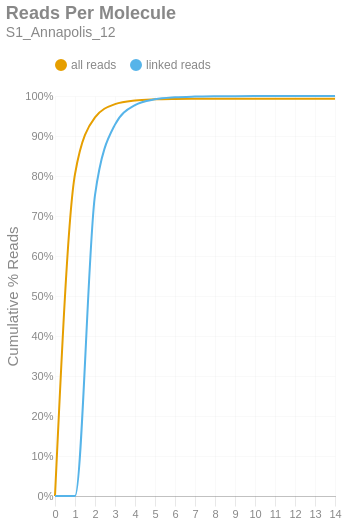

Here is the notebook cell this chart was saved with:
### Markdown cell above
### Reads per Molecule
This chart shows the cumulative distribution of the number of reads per linked molecule. That is, how many alignments are associated with a unique molecule. This excludes the number of reads associated with invalid or absent linked-read barcodes. The `linked` histogram is the percentages recalculated when disregarding singletons.

### Code cell
if SKIPLR:
    print_html(f"Skipped")
else:
    counts = np.bincount(valids['reads'].cast(pl.Int64).to_numpy())
    weighted = counts * np.arange(len(counts))
    all_perc = weighted / n_reads
    linked_perc = weighted / n_linked_reads
    linked_perc[1] = 0
    binned_df = pl.DataFrame({
        'readsper': list(range(len(counts))),
        'all reads (cumsum)': np.cumsum(all_perc).tolist(),
        'linked reads (cumsum)': np.cumsum(linked_perc).tolist(),
    })

    with SafeRender(binned_df):
        (
            density_plot(binned_df, 'Reads Per Molecule', samplename, 'readspmol')
            .encode(
                x=alt.X('readsper:O', title=None).axis(labelAngle=0).scale(padding=0),
                y=alt.Y('value:Q', title='Cumulative % Reads').axis(format='%').stack(False),
                color=alt.Color("key:N").scale(domain=["all reads", "linked reads"]),
                tooltip=[
                    alt.Tooltip("key:N", title="Data Type"),
                    alt.Tooltip("readsper:O", title="Reads Per Molecule"),
                    alt.Tooltip("value:Q", format=".2%", title="% Reads (Cum.)")
                ]            
            )
        ).display()

### Figure 1 — Vega-Lite specification as saved in the notebook (floating-point values rounded to 4 significant figures)
{"width": "container", "height": 400, "config": {"title": {"anchor": "start", "dy": -15, "fontSize": 18, "color": "#888888", "subtitleColor": "#888888", "subtitleFontSize": 14}, "arc": {"fill": "#0072B2"}, "axis": {"domainColor": "#888888", "domainWidth": 0.5, "gridWidth": 0.2, "grid": false, "titleFontWeight": 400, "titleFontSize": 15, "labelFontSize": 11, "labelColor": "#888888", "tickColor": "#888888", "tickWidth": 0.2, "titleColor": "#888888"}, "axisBand": {"grid": false}, "axisX": {"grid": true, "tickSize": 10, "domainCap": "round"}, "axisY": {"domain": false, "grid": true, "tickSize": 0, "domainCap": "round"}, "background": "transparent", "header": {"labelFontSize": 15, "labelColor": "#888888", "titleFontSize": 15, "titleFontWeight": 600, "titleColor": "#888888"}, "legend": {"labelFont": "sans-serif", "labelFontSize": 12, "labelColor": "#888888", "symbolSize": 100, "symbolType": "circle", "titleFontSize": 12, "titlePadding": 10, "titleColor": "#888888", "title": null, "orient": "top"}, "range": {"category": ["#E69F00", "#56B4E9", "#009E73", "#F0E442", "#0072B2", "#D55E00", "#CC79A7", "#000000"], "diverging": ["#cfe8f3", "#a2d4ec", "#73bfe2", "#46abdb", "#1696d2", "#12719e"]}, "area": {"fill": "#0072B2", "fillOpacity": 0.7, "line": true, "strokeOpacity": 0.7}, "line": {"color": "#0072B2", "stroke": "#0072B2", "strokeWidth": 2}, "trail": {"color": "#0072B2", "stroke": "#0072B2", "strokeWidth": 0, "size": 1}, "point": {"filled": true, "fillOpacity": 1.0, "size": 95}, "text": {"color": "#888888", "fontSize": 11, "align": "right", "fontWeight": 400, "size": 11}, "bar": {"fill": "#0072B2", "stroke": null}, "view": {"stroke": null, "continuousWidth": 660, "continuousHeight": 400}}, "data": {"name": "data-28e66f6bf94fdf82583e43a2c90c6db9"}, "mark": {"type": "line", "interpolate": "monotone", "point": {"opacity": 0, "size": 275}}, "encoding": {"color": {"field": "key", "scale": {"domain": ["all reads", "linked reads"]}, "type": "nominal"}, "tooltip": [{"field": "key", "title": "Data Type", "type": "nominal"}, {"field": "readsper", "title": "Reads Per Molecule", "type": "ordinal"}, {"field": "value", "format": ".2%", "title": "% Reads (Cum.)", "type": "quantitative"}], "x": {"axis": {"labelAngle": 0}, "field": "readsper", "scale": {"padding": 0}, "title": null, "type": "ordinal"}, "y": {"axis": {"format": "%"}, "field": "value", "stack": false, "title": "Cumulative % Reads", "type": "quantitative"}}, "params": [{"name": "param_c36ac31b6afebe62", "select": {"type": "point", "fields": ["key"]}, "bind": "legend"}], "title": {"text": "Reads Per Molecule", "subtitle": "S1_Annapolis_12"}, "transform": [{"fold": ["all reads (cumsum)", "linked reads (cumsum)"]}, {"calculate": "replace(datum.key, ' (cumsum)', '')", "as": "key"}, {"filter": {"param": "param_c36ac31b6afebe62"}}], "usermeta": {"embedOptions": {"downloadFileName": "S1_Annapolis_12.readspmol"}}, "$schema": "https://vega.github.io/schema/vega-lite/v6.1.0.json", "datasets": {"data-28e66f6bf94fdf82583e43a2c90c6db9": [{"readsper": 0, "all reads (cumsum)": 0.0, "linked reads (cumsum)": 0.0}, {"readsper": 1, "all reads (cumsum)": 0.8047, "linked reads (cumsum)": 0.0}, {"readsper": 2, "all reads (cumsum)": 0.9465, "linked reads (cumsum)": 0.7523}, {"readsper": 3, "all reads (cumsum)": 0.9797, "linked reads (cumsum)": 0.9285}, {"readsper": 4, "all reads (cumsum)": 0.9889, "linked reads (cumsum)": 0.9772}, {"readsper": 5, "all reads (cumsum)": 0.9916, "linked reads (cumsum)": 0.9918}, {"readsper": 6, "all reads (cumsum)": 0.9926, "linked reads (cumsum)": 0.9968}, {"readsper": 7, "all reads (cumsum)": 0.9929, "linked reads (cumsum)": 0.9986}, {"readsper": 8, "all reads (cumsum)": 0.993, "linked reads (cumsum)": 0.9994}, {"readsper": 9, "all reads (cumsum)": 0.9931, "linked reads (cumsum)": 0.9996}, {"readsper": 10, "all reads (cumsum)": 0.9931, "linked reads (cumsum)": 0.9998}, {"readsper": 11, "all reads (cumsum)": 0.9931, "linked reads (cumsum)": 0.9999}, {"readsper": 12, "all reads (cumsum)": 0.9931, "linked reads (cumsum)": 0.9999}, {"readsper": 13, "all reads (cumsum)": 0.9932, "linked reads (cumsum)": 1.0}, {"readsper": 14, "all reads (cumsum)": 0.9932, "linked reads (cumsum)": 1.0}]}}
